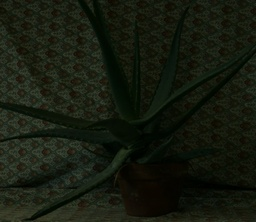
#> input picture Image_Processing/HW03/HW3_test_image/aloe.jpg, 256 x 222 px, shrunk from 641 x 555 before the run; its folder holds only this picture in this run
$ python main.py
#> lines starting #> are read from the running program, lines starting #| are printed output that depends on the picture
#> further down, img is the input picture: shape (222, 256, 3); mean B, G, R 14.8, 26.5, 21.4
### Image_Processing/HW03/color_space_transformation.py
import math
import numpy as np
import sys
from tqdm import tqdm


def rgb2hsv(src: np.ndarray) -> np.ndarray:
    """
    Convert the RGB color space to HSV color space.

    Note that the input RGB values are [0, 255].
    The output hue is [0, 359].
    The output saturation is [0, 1].
    The output intensity value is [0, 1].

    Parameters
    ----------
    src: np.ndarray
        Input image.

    Returns
    -------
    out: np.ndarray
        The corresponding HSV image.

    Raises
    ------
    ValueError
        If the value of any channel of one or more pixels
        is greater than 255 or less than 0, then the error
        occurs.

    Notes
    -----
    Ref: https://www.geeksforgeeks.org/program-change-rgb-color-model-hsv-color-model/
    Ref: https://stackoverflow.com/questions/3018313/algorithm-to-convert-rgb-to-hsv-and-hsv-to-rgb-in-range-0-255-for-both
    """
    print("Performing RGB to HSV.", file=sys.stderr)
    result = np.zeros(src.shape)
    r = src[:, :, 0] / 255.0
    g = src[:, :, 1] / 255.0
    b = src[:, :, 2] / 255.0

    for i in tqdm(range(src.shape[0])):
        for j in range(src.shape[1]):
            cmax = max(r[i, j], g[i, j], b[i, j])
            cmin = min(r[i, j], g[i, j], b[i, j])
            diff = cmax - cmin

            # Error handling
            if cmax > 255.0:
                raise ValueError(f"Error, index [{i}, {j}] has a value greater than 255.")
            if cmin < 0.0:
                raise ValueError(f"Error, index [{i}, {j}] has a value less than 0.")

            # Hue
            if cmax == cmin:
                result[i, j, 0] = 0
            elif cmax == r[i, j]:
                result[i, j, 0] = (60 * ((g[i, j] - b[i, j]) / diff) + 360) % 360
            elif cmax == g[i, j]:
                result[i, j, 0] = (60 * ((b[i, j] - r[i, j]) / diff) + 120) % 360
            else:  # cmax == b[i, j]
                result[i, j, 0] = (60 * ((r[i, j] - g[i, j]) / diff) + 240) % 360

            # Saturation
            if cmax == 0:
                result[i, j, 1] = 0
            else:
                result[i, j, 1] = diff / cmax

            # Value
            result[i, j, 2] = cmax
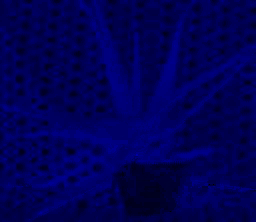
#> result: shape (222, 256, 3) float64; mean of channels 0, 1, 2 86.2, 0.5, 0.1; drawn as B, G, R

    return result


def hsv2rgb(src: np.ndarray) -> np.ndarray:
    """
    Convert the HSV color space to RGB color space.

    Note that the input hue is [0, 359].
    The input saturation is [0, 1].
    The input intensity value is [0, 1].
    The output RGB values are [0, 255] stored in double type.

    Parameters
    ----------
    src: np.ndarray
        Input HSV image.

    Returns
    -------
    out: np.ndarray
        The corresponding RGB image stored in double type.

    Raises
    ------
    ValueError
        If the input HSV image does not follow the spec. above,
        then the error is raised.

    Notes
    -----
    Ref: https://stackoverflow.com/questions/3018313/algorithm-to-convert-rgb-to-hsv-and-hsv-to-rgb-in-range-0-255-for-both
    """
    print("Performing HSV to RGB.", file=sys.stderr)
    result = np.zeros(src.shape)
    h = src[:, :, 0]
    s = src[:, :, 1]
    v = src[:, :, 2]
    for i in tqdm(range(src.shape[0])):
        for j in range(src.shape[1]):
            # Error handling
            if h[i, j] < 0.0:
                raise ValueError(f"Error, the hue in index [{i}, {j}] is less than 0.")
            if s[i, j] < 0.0:
                raise ValueError(f"Error, the saturation in index [{i}, {j}] is less than 0.")
            if s[i, j] > 1.0:
                raise ValueError(f"Error, the saturation in index [{i}, {j}] is greater than 1.")
            if v[i, j] < 0.0:
                raise ValueError(f"Error, the intensity value in index [{i}, {j}] is less than 0.")
            if v[i, j] > 1.0:
                raise ValueError(f"Error, the intensity value in index [{i}, {j}] is greater than 1.")

            # If saturation is 0, then RGB = intensity
            if s[i, j] == 0.0:
                result[i, j, 0] = v[i, j]
                result[i, j, 1] = v[i, j]
                result[i, j, 2] = v[i, j]
                continue

            # hd is the abbreviation of hue divide
            hd = h[i, j] / 60.0  # [0, 6)
            # hdi is the abbreviation of hue-divide integer
            hdi = math.floor(hd)  # integer 0, 1, 2, 3, 4, 5
            # hdid is the abbreviation of hue-divide-integer difference
            hdid = hd - hdi  # [0, 1)

            p = v[i, j] * (1.0 - s[i, j])
            q = v[i, j] * (1.0 - (s[i, j] * hdid))
            t = v[i, j] * (1.0 - (s[i, j] * (1 - hdid)))

            if hdi == 0:
                result[i, j, 0] = v[i, j]
                result[i, j, 1] = t
                result[i, j, 2] = p
            elif hdi == 1:
                result[i, j, 0] = q
                result[i, j, 1] = v[i, j]
                result[i, j, 2] = p
            elif hdi == 2:
                result[i, j, 0] = p
                result[i, j, 1] = v[i, j]
                result[i, j, 2] = t
            elif hdi == 3:
                result[i, j, 0] = p
                result[i, j, 1] = q
                result[i, j, 2] = v[i, j]
            elif hdi == 4:
                result[i, j, 0] = t
                result[i, j, 1] = p
                result[i, j, 2] = v[i, j]
            else:  # hdi == 5
                result[i, j, 0] = v[i, j]
                result[i, j, 1] = p
                result[i, j, 2] = q

    result *= 255
    return result


def rgb2cie(src: np.ndarray) -> np.ndarray:
    """
    Convert the RGB color space to CIELAB D65 standard color space.

    Note that the input RGB values are [0, 255].
    The output Luminance is [0, 100].
    The output a, which is the location between green to magenta, is [-500, 500].
    The output b, which is the location between blue to yellow, is [-200, 200].

    Parameters
    ----------
    src: np.ndarray
        Input image.

    Returns
    -------
    out: np.ndarray
        The corresponding CIELAB D65 standard image.

    Raises
    ------
    ValueError
        If the value of any channel of one or more pixels
        is greater than 255 or less than 0, then the error
        occurs.

    Notes
    -----
    Ref: https://cg2010studio.com/2012/10/02/rgb%E8%88%87cielab%E8%89%B2%E5%BD%A9%E7%A9%BA%E9%96%93%E8%BD%89%E6%8F%9B/
    Ref: https://stackoverflow.com/questions/13405956/convert-an-image-rgb-lab-with-python
    """
    print("Performing RGB to CIELAB D65.", file=sys.stderr)
    xn = 0.9515
    yn = 1.0
    zn = 1.0886
    result = np.zeros(src.shape)
    r = src[:, :, 0] / 255.0
    g = src[:, :, 1] / 255.0
    b = src[:, :, 2] / 255.0
    M = np.array([[0.412453, 0.357580, 0.180423],
                  [0.212671, 0.715160, 0.072169],
                  [0.019334, 0.119193, 0.950227]])
    xyz = np.matmul(M, np.append(r.reshape((1, r.shape[0] * r.shape[1])),
                                 [g.reshape((1, g.shape[0] * g.shape[1]))[0],
                                  b.reshape((1, b.shape[0] * b.shape[1]))[0]], axis=0))
    x = xyz[0, :].reshape((src.shape[0], src.shape[1]))
    y = xyz[1, :].reshape((src.shape[0], src.shape[1]))
    z = xyz[2, :].reshape((src.shape[0], src.shape[1]))
    for i in tqdm(range(src.shape[0])):
        for j in range(src.shape[1]):
            # L
            if y[i, j] / yn > 0.008856:
                result[i, j, 0] = 116 * ((y[i, j] / yn) ** (1 / 3)) - 16
            else:
                result[i, j, 0] = 903.3 * (y[i, j] / yn)

            # a
            result[i, j, 1] = 500 * (_ciefunc(x[i, j] / xn) - _ciefunc(y[i, j] / yn))

            # b
            result[i, j, 2] = 200 * (_ciefunc(y[i, j] / yn) - _ciefunc(z[i, j] / zn))

    return result


def _ciefunc(x: float) -> float:
    return x ** (1 / 3) if x > 0.008856 else 7.787 * x + (16 / 116)


def cie2rgb(src: np.ndarray) -> np.ndarray:
    """
    Convert the CIELAB D65 standard color space to the RGB color space.

    Note that the output RGB values are [0, 255].
    The input Luminance is [0, 100].
    The input a, which is the location between green to magenta, is [-500, 500].
    The input b, which is the location between blue to yellow, is [-200, 200].

    Parameters
    ----------
    src: np.ndarray
        Input CIELAB D65 standard image.

    Returns
    -------
    out: np.ndarray
        The corresponding RGB image.

    Raises
    ------
    ValueError
        If the value of any channel of one or more pixels
        is does not follow the spec., then the error
        occurs.

    Notes
    -----
    Ref: https://cg2010studio.com/2012/10/02/rgb%E8%88%87cielab%E8%89%B2%E5%BD%A9%E7%A9%BA%E9%96%93%E8%BD%89%E6%8F%9B/
    Ref: https://stackoverflow.com/questions/13405956/convert-an-image-rgb-lab-with-python
    """
    print("Performing CIELAB D65 to RGB.", file=sys.stderr)
    xn = 0.9515
    yn = 1.0
    zn = 1.0886
    result = np.zeros(src.shape)
    M = np.array([[3.240479, -1.537150, -0.498535],
                  [-0.969256, 1.875992, 0.041556],
                  [0.055648, -0.204043, 1.057311]])
    x = np.zeros((src.shape[0], src.shape[1]))
    y = np.zeros((src.shape[0], src.shape[1]))
    z = np.zeros((src.shape[0], src.shape[1]))
    for i in tqdm(range(src.shape[0])):
        for j in range(src.shape[1]):
            fy = (src[i, j, 0] + 16) / 116
            fx = fy + src[i, j, 1] / 500
            fz = fy - src[i, j, 2] / 200

            y[i, j] = yn * (fy ** 3) if fy > 0.008856 else (fy - 16) / 116 * 3 * (0.008856 ** 2) * yn
            x[i, j] = xn * (fx ** 3) if fx > 0.008856 else (fx - 16) / 116 * 3 * (0.008856 ** 2) * xn
            z[i, j] = zn * (fz ** 3) if fz > 0.008856 else (fz - 16) / 116 * 3 * (0.008856 ** 2) * zn

    rgb = np.matmul(M, np.append(x.reshape((1, x.shape[0] * x.shape[1])),
                                 [y.reshape((1, y.shape[0] * y.shape[1]))[0],
                                  z.reshape((1, z.shape[0] * z.shape[1]))[0]], axis=0))
    result[:, :, 0] = rgb[0, :].reshape((src.shape[0], src.shape[1]))
    result[:, :, 1] = rgb[1, :].reshape((src.shape[0], src.shape[1]))
    result[:, :, 2] = rgb[2, :].reshape((src.shape[0], src.shape[1]))
    result *= 255.0
    return result

### Image_Processing/HW03/spatial_image_enhancement.py
import matplotlib
import matplotlib.pyplot as plt
import numpy as np
import sys
from bcolors import Bcolors
from tqdm import tqdm


# [31 lines left out: functions plot_histogram, save_histogram, not called in this run]


def gamma_correction(origin: np.ndarray, c: float = 1.0, gamma: float = 1.0) -> np.ndarray:
    """
    Apply Gamma Correction.

    Note that the input and output intensity values are all normalized to [0, 1].

    Parameters
    ----------
    origin: np.ndarray
        Input gray level image normalized to [0, 1].

    c: float
        The constant term.

    gamma: float
        the gamma term.

    Returns
    -------
    out: np.ndarray
        The corresponding gray level image.

    Raises
    ------
    ValueError
        If the input image does NOT normalize to [0, 1],
        then the error is raised.

    Notes
    -----
    Ref: https://geek-docs.com/opencv/opencv-examples/gamma-correction.html
    """
#> called with c = 1, gamma = 0.4
    print("Performing Gamma Correction.", file=sys.stderr)
    imax = np.amax(origin)
#> imax = 0.286
    imin = np.amin(origin)
#> imin = 0
    if imax > 1.0:
        raise ValueError("Error, there is a value greater than 1.")
    if imin < 0.0:
        raise ValueError("Error, there is a value less than 0.")

    result = origin.copy()
    result = result.astype(np.longdouble)
#> result: shape (222, 256) float128

    # Apply Gamma Correction
    result = c * (result ** gamma)

    return result


def histogram_equalization(origin: np.ndarray) -> np.ndarray:
    """
    Apply Histogram Equalization.

    Note that the input and output intensity values are all [0, 255].

    Parameters
    ----------
    origin: np.ndarray
        Input gray level image [0, 255].

    Returns
    -------
    out: np.ndarray
        The corresponding gray level image [0, 255].

    Raises
    ------
    ValueError
        If there is a value in the input image is not [0, 255],
        then the error is raised.

    Notes
    -----
    Ref: https://levelup.gitconnected.com/introduction-to-histogram-equalization-for-digital-image-enhancement-420696db9e43
    """
    print("Performing Histogram Equalization.", file=sys.stderr)
    imax = np.amax(origin)
    imin = np.amin(origin)
    if imax > 255:
        raise ValueError("Error, there is a value greater than 255.")
    if imin < 0:
        raise ValueError("Error, there is a value less than 0.")

    origin = origin.astype(np.uint8)
    img_flatten = origin.flatten()

    # Create Histogram
    hist = np.bincount(img_flatten, minlength=256)

    # Normalize to [0, 1]
    num_pixel = np.sum(hist)
    norm_hist = hist / num_pixel

    # Normalization CDF
    cum_hist = np.cumsum(norm_hist)

    # Translation Lookup Table
    table = np.floor(255 * cum_hist).astype(np.uint8)

    # Save result
    result = np.array([]).astype(np.uint8)
    for i in tqdm(img_flatten):
        result = np.append(result, table[i])
    result = np.reshape(result, origin.shape)
    return result


# [49 lines left out: function conv2d, not called in this run]

### Image_Processing/HW03/main.py
import color_space_transformation as cst
import cv2
import frequency_image_enhancement as fie
import glob
import numpy as np
import os
import shutil
import spatial_image_enhancement as sie
import sys
from bcolors import Bcolors

# ----- hyper parameters ------
is_show = True
# Gamma value
gamma = {
    "aloe": 0.4,
    "church": 0.4,
    "house": 2.5,
    "kitchen": 2.0
}
src_folder = "./HW3_test_image/"
save_folder = "./Img/"
# ----- hyper parameters ------

rewrite = False
img_list = glob.glob(f"{src_folder}*")

if os.path.isdir(save_folder):
    yn = input(f"{Bcolors.WARNING}The saving folder {save_folder} exists, do you want to remove it? [y/N]: {Bcolors.ENDC}")
    if yn == "Y" or yn == "y":
        print(f"{Bcolors.FAIL}The folder {save_folder} will be removed and rebuild.{Bcolors.ENDC}")
        shutil.rmtree(save_folder)
        os.mkdir(save_folder)
        rewrite = True
    else:
        print(f"The images inside the folder {save_folder} will {Bcolors.WARNING}remain the same.{Bcolors.ENDC}")
else:
    rewrite = True
    os.mkdir(save_folder)

for i in img_list:
    path = os.path.abspath(i)
    filename = os.path.basename(path)
    print(f"\n----- Reading file: {filename} -----", file=sys.stderr)
    filename = os.path.splitext(filename)[0]

    # Read Image to numpy array
    img = cv2.imread(path, cv2.IMREAD_COLOR)  # numpy.ndarray  # BGR image

    # Transfer to RGB color space
    img = cv2.cvtColor(img, cv2.COLOR_BGR2RGB)  # RGB image

    # Transfer RGB to HSV
    img_hsv = cst.rgb2hsv(img.astype(np.double))
    img_hsv_gamma = img_hsv.copy()
    img_hsv_histeq = img_hsv.copy()

    # Gamma Transformation
    img_hsv_gamma[:, :, 2] = sie.gamma_correction(img_hsv_gamma[:, :, 2], c=1.0, gamma=gamma[filename])
    # Transfer HSV to RGB
    img_hsv_gamma_back = cst.hsv2rgb(img_hsv_gamma).astype(np.uint8)

    # Histogram Equalization
    img_hsv_histeq[:, :, 2] *= 255
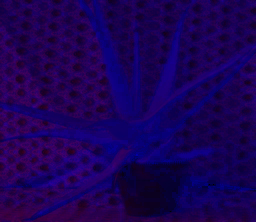
#> img_hsv_histeq: shape (222, 256, 3) float64; mean of channels 0, 1, 2 86.2, 0.5, 26.7; drawn as B, G, R
    img_hsv_histeq[:, :, 2] = sie.histogram_equalization(img_hsv_histeq[:, :, 2])
#> in histogram_equalization, `imax = np.amax(origin)`: imax = 73
#> in histogram_equalization, `imin = np.amin(origin)`: imin = 0
#> in histogram_equalization, `hist = np.bincount(img_flatten, minlength=256)`: hist = 256 values, max 1937 at index 23, min 0 at index 72, mean 222
#> in histogram_equalization, `num_pixel = np.sum(hist)`: num_pixel = 56832
#> in histogram_equalization, `norm_hist = hist / num_pixel`: norm_hist = 256 values, max 0.0341 at index 23, min 0 at index 72, mean 0.00391
#> in histogram_equalization, `cum_hist = np.cumsum(norm_hist)`: cum_hist = 256 values from 3.52e-05 to 1
#> in histogram_equalization, `table = np.floor(255 * cum_hist).astype(np.uint8)`: table = 256 values from 0 to 255
#> the loop in histogram_equalization, `for i in tqdm(img_flatten):` made 56832 passes
#> i on passes 13 to 15: 23, 18, 26
    img_hsv_histeq[:, :, 2] /= 255
    # Transfer HSV to RGB
    img_hsv_histeq_back = cst.hsv2rgb(img_hsv_histeq).astype(np.uint8)

    # Transfer RGB to CIELAB
    img_cie = cst.rgb2cie(img.astype(np.double))
#> after the loop in rgb2cie, `for i in tqdm(range(src.shape[0])):`:
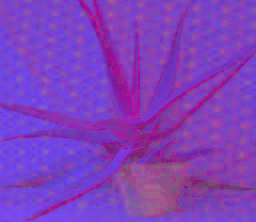
#> result: shape (222, 256, 3) float64; mean of channels 0, 1, 2 35.5, -9.2, 14.1; drawn with min black and max white
    img_cie_gamma = img_cie.copy()
    img_cie_histeq = img_cie.copy()

    # Gamma Transformation
    img_cie_gamma[:, :, 0] /= 100.0
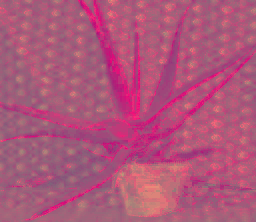
#> img_cie_gamma: shape (222, 256, 3) float64; mean of channels 0, 1, 2 0.4, -9.2, 14.1; drawn with min black and max white
    img_cie_gamma[:, :, 0] = sie.gamma_correction(img_cie_gamma[:, :, 0], c=1.0, gamma=gamma[filename])
    img_cie_gamma[:, :, 0] *= 100.0
    # Transfer CIELAB to RGB
    img_cie_gamma_back = cst.cie2rgb(img_cie_gamma).astype(np.uint8)
#> after the loop in cie2rgb, `for i in tqdm(range(src.shape[0])):`:
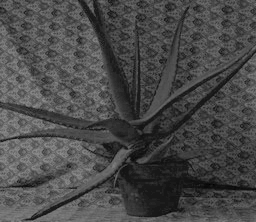
#> z: shape (222, 256) float64; min 0.00286, max 0.574, mean 0.289
#> in cie2rgb, `result[:, :, 1] = rgb[1, :].reshape((src.shape[0], src.shape[1]))`:
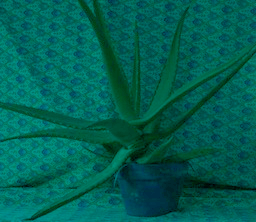
#> result: shape (222, 256, 3) float64; mean of channels 0, 1, 2 0.326, 0.374, 0; drawn as B, G, R

    # Histogram Equalization
    img_cie_histeq[:, :, 0] /= 100.0
    img_cie_histeq[:, :, 0] *= 255.0
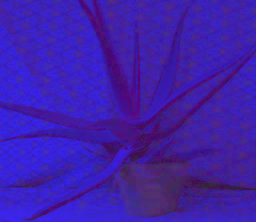
#> img_cie_histeq: shape (222, 256, 3) float64; mean of channels 0, 1, 2 90.5, -9.2, 14.1; drawn with min black and max white
    img_cie_histeq[:, :, 0] = sie.histogram_equalization(img_cie_histeq[:, :, 0])
#> the loop in histogram_equalization (call 2), `for i in tqdm(img_flatten):` made 56832 passes
#> i on passes 13 to 15: 89, 78, 95
    img_cie_histeq[:, :, 0] /= 255.0
    img_cie_histeq[:, :, 0] *= 100.0
    # Transfer CIELAB to RGB
    img_cie_histeq_back = cst.cie2rgb(img_cie_histeq).astype(np.uint8)

    # Transfer Back to BGR color space
    img = cv2.cvtColor(img, cv2.COLOR_RGB2BGR)  # BGR image
    img_hsv_gamma_back = cv2.cvtColor(img_hsv_gamma_back, cv2.COLOR_RGB2BGR)  # BGR image
    img_hsv_histeq_back = cv2.cvtColor(img_hsv_histeq_back, cv2.COLOR_RGB2BGR)  # BGR image
    img_cie_gamma_back = cv2.cvtColor(img_cie_gamma_back, cv2.COLOR_RGB2BGR)  # BGR image
    img_cie_histeq_back = cv2.cvtColor(img_cie_histeq_back, cv2.COLOR_RGB2BGR)  # BGR image

    if is_show:
        cv2.imshow("Input Image", img)
        cv2.imshow(f"Gamma Transformation gamma = {gamma[filename]} in HSV", img_hsv_gamma_back)
        cv2.imshow(f"Histogram Equalization in HSV", img_hsv_histeq_back)
        cv2.imshow(f"Gamma Transformation gamma = {gamma[filename]} in CIE", img_cie_gamma_back)
        cv2.imshow(f"Histogram Equalization in CIE", img_cie_histeq_back)
        print(f"{Bcolors.WARNING}Press any key to close the windows, {Bcolors.FAIL}DON'T CLOSE BY YOUR MOUSE{Bcolors.ENDC}", file=sys.stderr)
        cv2.waitKey(0)
        cv2.destroyAllWindows()
    if rewrite:
        cv2.imwrite(f"{save_folder}{filename}_hsv_gamma_{gamma[filename]}.jpg", img_hsv_gamma_back)
        cv2.imwrite(f"{save_folder}{filename}_hsv_histeq.jpg", img_hsv_histeq_back)
        cv2.imwrite(f"{save_folder}{filename}_cie_gamma_{gamma[filename]}.jpg", img_cie_gamma_back)
        cv2.imwrite(f"{save_folder}{filename}_cie_histeq.jpg", img_cie_histeq_back)

$ run again, on Image_Processing/HW03/HW3_test_image/church.jpg
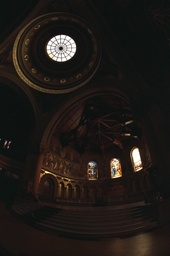
#> input picture Image_Processing/HW03/HW3_test_image/church.jpg, 170 x 256 px, shrunk from 507 x 762 before the run
#> img is the input picture: shape (256, 170, 3); mean B, G, R 23.6, 27.2, 31.7
#> after the loop in rgb2hsv, `for i in tqdm(range(src.shape[0])):`:
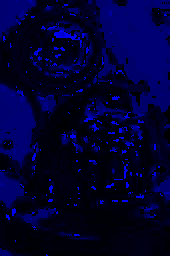
#> result: shape (256, 170, 3) float64; mean of channels 0, 1, 2 69.1, 0.3, 0.1; drawn with min black and max white
#> in gamma_correction, `imax = np.amax(origin)`: imax = 1
#> in gamma_correction, `imin = np.amin(origin)`: imin = 0.0392
#> in histogram_equalization, `imax = np.amax(origin)`: imax = 255
#> in histogram_equalization, `imin = np.amin(origin)`: imin = 10
#> hist = 256 values, max 5418 at index 18, min 0 at index 0, mean 170
#> num_pixel = 43520
#> norm_hist = 256 values, max 0.124 at index 18, min 0 at index 0, mean 0.00391
#> cum_hist = 256 values from 0 to 1
#> table = 256 values from 0 to 255
#> the loop in histogram_equalization, `for i in tqdm(img_flatten):` made 43520 passes
#> i on passes 16, 17, 19: 17, 18, 17
#> in histogram_equalization (call 2), `imax = np.amax(origin)`: imax = 254.9
#> in histogram_equalization (call 2), `imin = np.amin(origin)`: imin = 48.34
#> hist = 256 values, max 3490 at index 79, min 0 at index 0, mean 170
#> norm_hist = 256 values, max 0.0802 at index 79, min 0 at index 0, mean 0.00391
#> table = 256 values from 0 to 254
#> the loop in histogram_equalization (call 2), `for i in tqdm(img_flatten):` made 43520 passes
#> i on passes 16 to 18: 76, 77, 77
#> in histogram_equalization (call 2), `result = np.reshape(result, origin.shape)`:
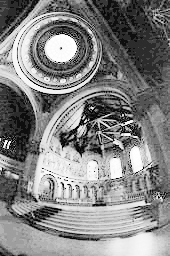
#> result: shape (256, 170); min 0, max 254, mean 131.2
